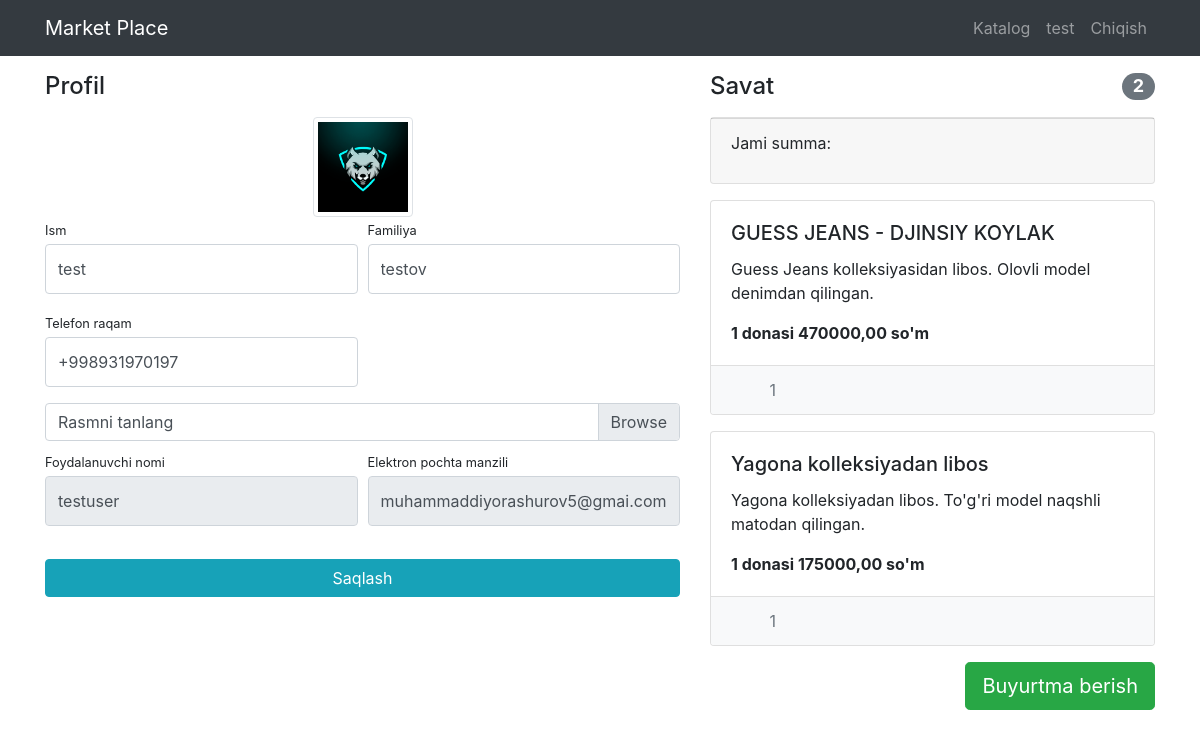
The page /users/profile/ (signed in) on the database its author committed.
### users/models.py (models this page shows)
class User(AbstractUser):
    image = models.ImageField(upload_to='users_images', blank=True)
    phone = models.CharField(max_length=14, verbose_name="Telefon raqam")

### products/models.py (models this page shows, shortened)
class Basket(models.Model):
    user = models.ForeignKey(User, on_delete=models.CASCADE)
    product = models.ForeignKey(Product, on_delete=models.CASCADE)
    quantity = models.PositiveIntegerField(default=1)
    created_database = models.DateTimeField(auto_now_add=True)
    def sum(self):
        return self.quantity * self.product.price
    class Meta:
        verbose_name = 'Savatdagi maxsulot'
        verbose_name_plural = 'Savatdagi maxsulotlar'

class Product(models.Model):
    name = models.CharField(max_length=256, verbose_name="Mahsulot nomi")
    image = models.ImageField(upload_to="products_images", blank=True, verbose_name="Rasm")
    description = models.TextField(blank=True, verbose_name="Mahsulot tavsifi")
    short_description = models.CharField(max_length=100, blank=True, verbose_name="Qisqa tavsifi")
    price = models.DecimalField(max_digits=10, decimal_places=2, default=0, verbose_name="Narxi")
    quantity = models.PositiveIntegerField(default=0, verbose_name="Miqdori")
    category = models.ForeignKey(ProductCategory, on_delete=models.CASCADE, verbose_name="Kategoriya")
    class Meta:
        verbose_name = "Mahsulot"
        verbose_name_plural = "Mahsulotlar"

### users/views.py (the view)
# urls.py: path('profile/', views.profile, name='profile'),
@login_required
def profile(request):
    form_phone = OrderForm()
    user = request.user
    if request.method == 'POST':
        form = UserProfileForm(data=request.POST, files=request.FILES, instance=user)
        if form.is_valid():
            form.save()
            return redirect('profile')
    else:
        form = UserProfileForm(instance=user)
    baskets = Basket.objects.filter(user=user)
    total_quantity = sum(basket.quantity for basket in baskets)
    total_sum = sum(basket.sum() for basket in baskets)
    context = {
        'title': 'Profile',
        'form': form,
        'baskets': Basket.objects.filter(user=user),
        'total_quantity': total_quantity,
        'total_sum': total_sum,
        'form_phone': form_phone
    }
    return render(request, 'users/profile.html', context=context)

### users/forms.py
class UserProfileForm(UserChangeForm):
    username = forms.CharField(widget=forms.TextInput(attrs={'readonly': True}))
    email = forms.CharField(widget=forms.EmailInput(attrs={'readonly': True}))
    image = forms.ImageField(widget=forms.FileInput(), required=False)
    def __init__(self, *args, **kwargs):
        super(UserProfileForm, self).__init__(*args, **kwargs)
        for field in self.fields.values():
            field.widget.attrs["class"] = "form-control py-4"
        self.fields['image'].widget.attrs['class'] = "custom-file-input"
    class Meta:
        model = User
        fields = ('username', 'email', 'first_name', 'last_name', 'phone', 'image')

### products/forms.py
class OrderForm(forms.Form):
    phone = forms.CharField(max_length=200, widget=forms.TextInput(attrs={'class': 'form-control', 'placeholder': "Telefon raqamingizni qoldiring"}))

### users/templates/users/profile.html (shortened to what this page needs)
{% extends 'products/base.html' %}
{% load static %}
{% block css %}<link href="{% static 'css/profile.css' %}" rel="stylesheet">{% endblock %}
{% block content %}
<div class="container">
    <div class="row">
        <div class="col-lg-7">
            <h4 class="mt-3 mb-3">Profil</h4>
            <div class="col-lg-12 text-center">
                <img width="100" height="100"
                     src="{% if user.image %} {{ user.image.url }} {% else %} {% static 'vendor/img/users/default.jpg' %} {% endif %}"
                     class="img-thumbnail">
            </div>
            <form action="{% url 'profile' %} " method="post" enctype="multipart/form-data">
                <div class="form-row">
                    <div class="col-lg-6">
                        <div class="form-group">
                            <label class="small mb-1" for="{{ form.first_name.id_for_label }}">Ism</label>
                            {{ form.first_name }}
                        </div>
                    </div>
                    <div class="col-lg-6">
                        <div class="form-group">
                            <label class="small mb-1" for="{{ form.last_name.id_for_label }}">Familiya</label>
                            {{ form.last_name }}
                        </div>
                    </div>
                    <div class="col-lg-6">
                        <div class="form-group">
                            <label class="small mb-1" for="{{ form.phone.id_for_label }}">Telefon raqam</label>
                            {{ form.phone }}
                        </div>
                    </div>
                </div>
                <div class="form-row mb-2">
                    <div class="col-lg-12">
                        <div class="custom-file">
                            <label class="custom-file-label" for="{{ form.image.if_for_label }}">Rasmni tanlang</label>
                        </div>
                    </div>
                </div>
                <div class="form-row">
                    <div class="col-lg-6">
                        <label class="small mb-1" for="{{ form.username.id_for_label }}">Foydalanuvchi nomi</label>
                        {{ form.username }}
                    </div>
                    <div class="col-lg-6">
                        <label class="small mb-1" for="{{ form.email.id_for_label }}">Elektron pochta manzili</label>
                        {{ form.email }}
                    </div>
                </div>
                <div class="form-row">
                    <div class="col-lg-12" style="margin-top: 33px;">
                        <input class="btn btn-info btn-block" type="submit" value="Saqlash">
                    </div>
                </div>
            </form>
        </div>
        {% include 'products/basket.html' %}
    </div>
</div>
{% endblock %}

### products/templates/products/base.html (shortened to what this page needs)
{% load static %}
<!DOCTYPE html>
<html lang="en">
<head>
    <link href="{% static 'vendor/bootstrap/css/bootstrap.min.css' %}" rel="stylesheet">
    {% block css %}{% endblock %}
</head>
<body>
<nav class="navbar navbar-expand-lg navbar-dark bg-dark fixed-top">
    <div class="container">
        <a class="navbar-brand" href="{% url 'index' %}">Market Place</a>
        <div class="collapse navbar-collapse" id="navbarResponsive">
            <ul class="navbar-nav ml-auto">
                <li class="nav-item">
                    <a class="nav-link" href="{% url 'products' %}">Katalog  </a>
                </li>
                {% if user.is_authenticated %}
                <li class="nav-item">
                    <a class="nav-link" href="{% url 'profile' %}">{{ user.first_name }}
                    </a>
                </li>
                <li class="nav-item">
                    <a class="nav-link" href="{% url 'logout' %}">Chiqish </a>
                </li>
                {% endif %}
            </ul>
        </div>
    </div>
</nav>
{% block content %}
{% endblock %}
</body>
</html>

### products/templates/products/basket.html (shortened to what this page needs)
{% if baskets %}
<div class="col-lg-5">
    <h4 class="mt-3 mb-3 d-flex justify-content-between align-items-center mb-3">
        Savat <span id="total_quantity" class="badge badge-secondary badge-pill">{{ total_quantity }}</span>
    </h4>
    <div class="card mb-3">
        <div class="card-footer">
            <p class="float-left">Jami summa:</p>
        </div>
    </div>
    {% for basket in baskets %}
    <div class="card mb-3">
        <div class="card-body">
            <h5 class="card-title">{{ basket.product.name }}</h5>
            <p class="card-text">{{ basket.product.short_description }}</p>
            <strong>1 donasi {{ basket.product.price }} so'm</strong>
        </div>
        <ul class="list-group list-group-flush">
            <li class="list-group-item d-flex justify-content-between lh-condensed bg-light">
                <span class="text-muted">
                    <a class="minus-cart btn" pid={{basket.product.id}}
                       style="text-decoration: none; color: gray; padding-right: 20px;">
                    </a>
                    <span id="quantity">{{ basket.quantity }}</span>
                    <a class="plus-cart btn" pid={{basket.product.id}}
                       style="text-decoration: none; color: gray; padding-left: 20px;">
                    </a>
                    <a class="remove-cart" pid={{basket.product.id}}
                       style="padding-left: 40px; text-decoration: none; color: gray;">
                    </a>
                </span>
            </li>
        </ul>
    </div>
    {% endfor %}
    <div style="text-align: center">
        <a href="{% url 'thanks_page' %}">
            <button type="submit" class="btn btn-success btn-lg float-right">Buyurtma berish</button>
        </a>
    </div>
</div>
{% else %}
<div class="col-lg-5">
    <div class="mt-3 mb-3 text-center">
        <h4>Savat bo'sh</h4>
    </div>
</div>
{% endif %}

### products/static/css/profile.css (style rules this page uses)
body { padding-top: 56px; }

### rows shown on the page
User: first_name "test", last_name "testov", phone "+998931970197", username "testuser", email "muhammaddiyorashurov5@gmai.com"
Basket: product.name "GUESS JEANS - DJINSIY KOYLAK", product.short_description "Guess Jeans kolleksiyasidan libos. Olovli model denimdan qilingan.", product.price "470000,00", quantity "1"
Basket: product.name "Yagona kolleksiyadan libos", product.short_description "Yagona kolleksiyadan libos. To'g'ri model naqshli matodan qilingan.", product.price "175000,00", quantity "1"

### other values the page prints
{{ total_quantity }} "2"
